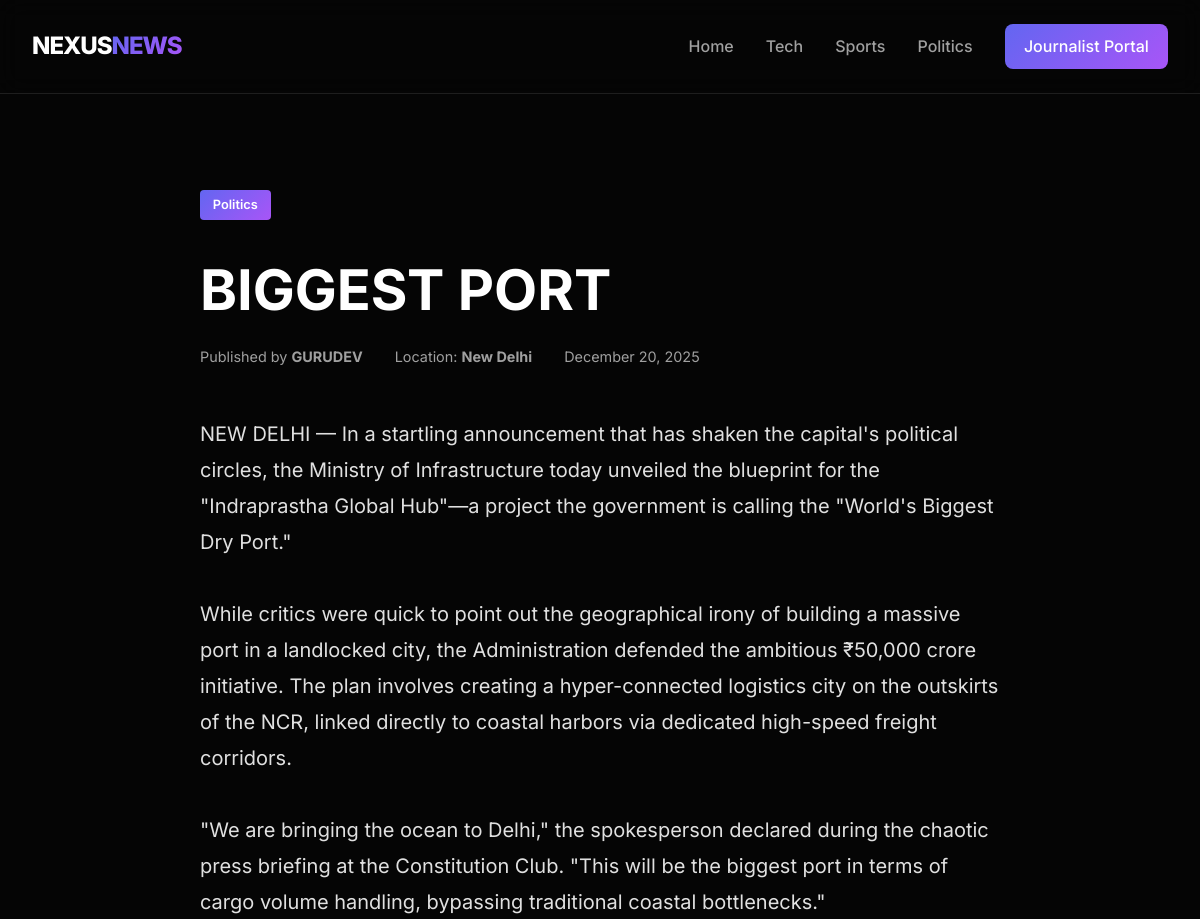
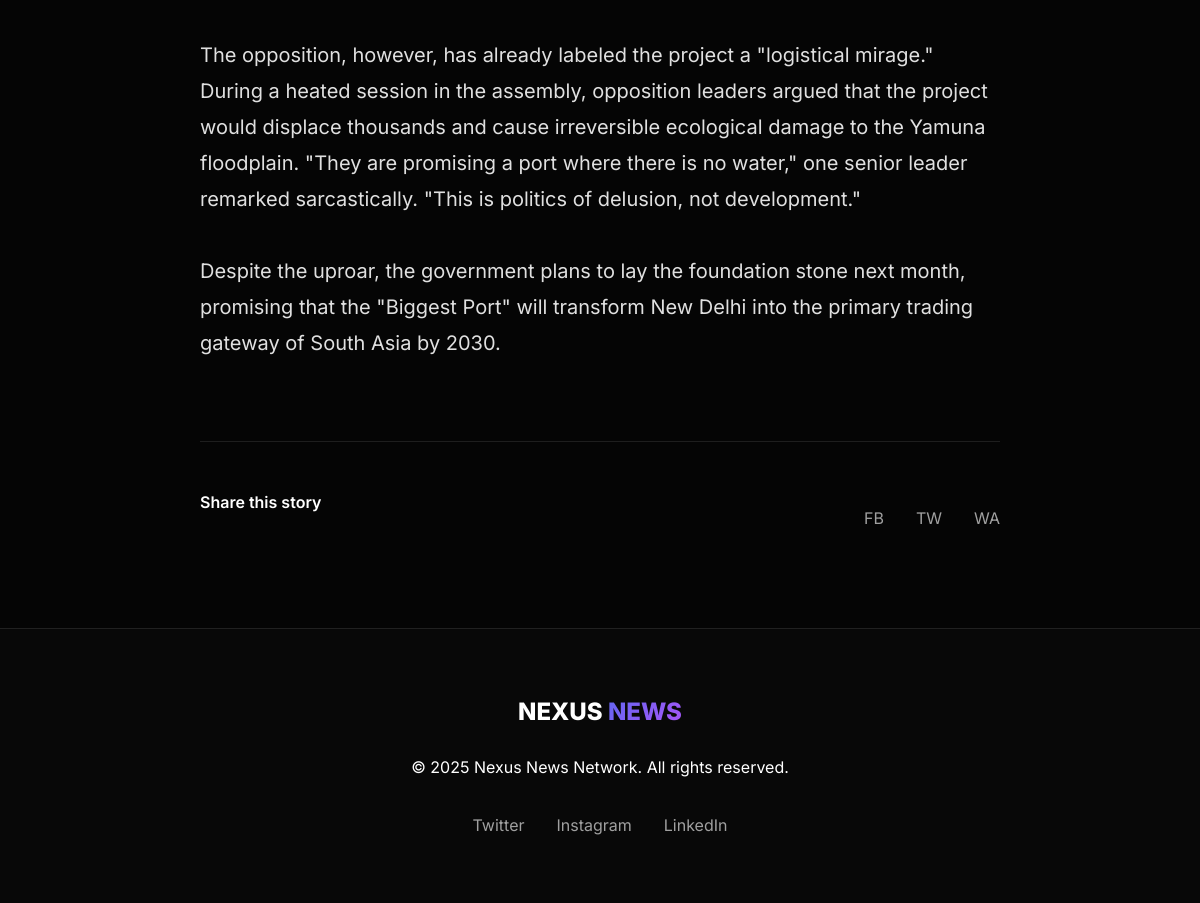
/news/5, run on the app's committed database (2 pictures, top to bottom).
### app.py (models this page shows, shortened)
class News(db.Model):
    id = db.Column(db.Integer, primary_key=True)
    title = db.Column(db.String(200), nullable=False)
    content = db.Column(db.Text, nullable=False)
    author = db.Column(db.String(100), nullable=False)
    category = db.Column(db.String(50), nullable=False)
    image_url = db.Column(db.String(300))
    video_url = db.Column(db.String(300))
    area = db.Column(db.String(100)) # User area
    created_at = db.Column(db.DateTime, default=datetime.utcnow)

### app.py (the view)
@app.route('/news/<int:id>')
def news_detail(id):
    news = News.query.get_or_404(id)
    return render_template('article.html', news=news)

### templates/article.html (shortened to what this page needs)
{% extends 'base.html' %}
{% block content %}
<article class="article-detail" style="max-width: 800px; margin: 0 auto; padding-top: 4rem;">
    <div class="article-header" style="margin-bottom: 3rem;">
        <span class="tag">{{ news.category }}</span>
        <h1 style="font-size: 3.5rem; line-height: 1.1; margin: 1.5rem 0;">{{ news.title }}</h1>
        <div class="article-meta" style="display: flex; gap: 2rem; color: var(--text-secondary); font-size: 0.9rem;">
            <span>Published by <strong>{{ news.author }}</strong></span>
            <span>Location: <strong>{{ news.area if news.area else 'Global' }}</strong></span>
            <span>{{ news.created_at.strftime('%B %d, %Y') }}</span>
        </div>
    </div>
    <div class="article-content" style="font-size: 1.25rem; color: #e0e0e0; line-height: 1.8;">
        {{ news.content | replace('\n', '<br>') | safe }}
    </div>
    <div class="share-section"
        style="margin-top: 5rem; padding-top: 2rem; border-top: 1px solid var(--glass-border); display: flex; justify-content: space-between; align-items: center;">
        <p style="font-weight: 600;">Share this story</p>
        <div class="socials">
            <a href="#">FB</a>
            <a href="#">TW</a>
            <a href="#">WA</a>
        </div>
    </div>
</article>
{% endblock %}

### static/css/style.css (style rules this page uses)
:root { --bg-color: #050505; --text-primary: #ffffff; --text-secondary: #a0a0a0; --accent-color: #6366f1; --accent-gradient: linear-gradient(135deg, #6366f1 0%, #a855f7 100%); --card-bg: rgba(255, 255, 255, 0.03); --glass-border: rgba(255, 255, 255, 0.1); --nav-bg: rgba(5, 5, 5, 0.8); }
* { margin: 0; padding: 0; box-sizing: border-box; }
body { background-color: var(--bg-color); color: var(--text-primary); font-family: 'Inter', sans-serif; line-height: 1.6; overflow-x: hidden; }
.tag { background: var(--accent-gradient); padding: 0.3rem 0.8rem; border-radius: 4px; font-size: 0.8rem; font-weight: 600; margin-bottom: 1rem; display: inline-block; }
.socials { margin-top: 2rem; display: flex; justify-content: center; gap: 2rem; }
.socials a { color: var(--text-secondary); text-decoration: none; transition: color 0.3s ease; }

### data on the page
News: category "Politics", title "BIGGEST PORT", author "GURUDEV", area "New Delhi", created_at "December 20, 2025", content "NEW DELHI — In a startling announcement that has shaken the capital's political circles, the Ministry of Infrastructure today unveiled the blueprint for the \"Indraprastha Global Hub\"—a project the government is calling the \"World's Biggest Dry Port.\" While critics were quick to point out the geographical irony of building a massive port in a landlocked city, the Administration defended the ambitious ₹50,000 crore initiative. The plan involves creating a hyper-connected logistics city on the outskirts of the NCR, linked directly to coastal harbors via dedicated high-speed freight corridors. \"We are bringing the ocean to Delhi,\" the spokesperson declared during the chaotic press briefing at…"
